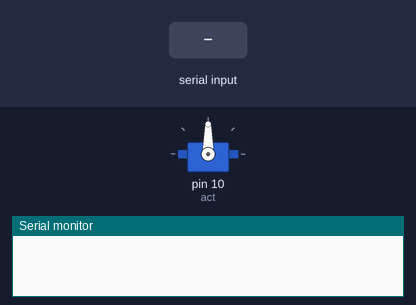
This sketch was run on a simulated Arduino Uno, built with avr-gcc and run on an emulated ATmega328P. Parts: servo, the last lines printed to the serial monitor. The test bench sets the inputs (shaded band).

Above: at 1.2 s.
1.3 s: "90,45\n" received over Serial
At 2.9 s:
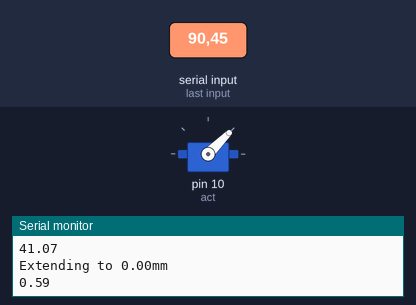
3.8 s: "30,150\n" received over Serial
At 4.1 s:
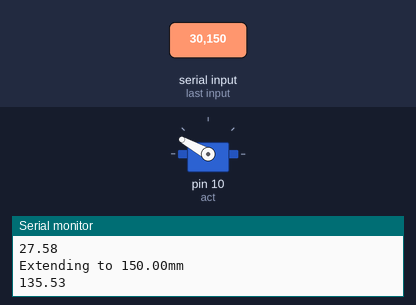
6.3 s: "200\n" received over Serial
At 7.1 s:
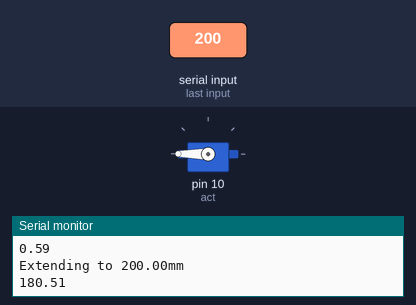
Timing chart, 0 to 9.3 s (numbered marks = the images above; inputs shaded):
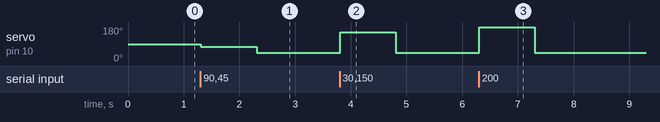

Measured:
- after the input at 1.3 s, servo on pin 10 (act): 90° → 76° at once, → 45° 1.0 s later
- after the input at 3.8 s, servo on pin 10 (act): 45° → 151° at once, → 45° 1.0 s later
- after the input at 6.3 s, servo on pin 10 (act): 45° → 180° at once, → 45° 1.0 s later

The sketch:

Actuator_Retract.ino
```cpp
#include <Servo.h>

Servo act;

void setup() {
  // put your setup code here, to run once:
  Serial.begin(9600);
  act.attach(10);
}

void loop() {
  // put your main code here, to run repeatedly:
  //45 = retract fully
  //135 = extend fully
  float pos;

  if (Serial.available() > 0){
    pos = Serial.parseInt();
    Serial.print("Extending to ");
    Serial.print(pos);
    Serial.println("mm");
    float out = 0.8996*pos + 0.5874;
    Serial.println(out);
    pos = 1.1109*pos - 0.6051;
//    act.write(map(pos, 0.5874, 126.53, 45, 135));
    act.write(map(pos, 0, 140, 45, 135));
//    act.write(90*((14*pos/9)-40)/140 + 45);
  }
}
```
